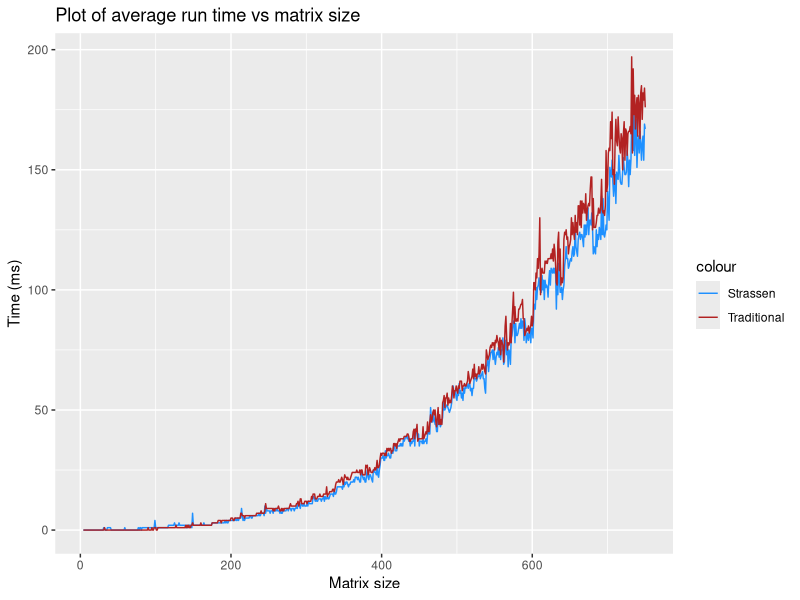

Write R code to recreate this figure.
library(ggplot2)

df <- read.csv("halfsim.txt")
strassen_df <- df[df["type"] == "strassen",]
traditional_df <- df[df["type"] == "traditional",]
strassen_df["type"] <- NULL
traditional_df["type"] <- NULL

ggplot(strassen_df, aes(x=size, y=time, colour = "label1")) + geom_line() +
  geom_line(data = traditional_df, aes(x=size, y=time, colour = "label2")) +
  ggtitle("Plot of average run time vs matrix size") +
  xlab("Matrix size") + ylab("Time (ms)") +
  scale_color_manual(labels = c("Strassen", "Traditional"),
                     values = c("dodgerblue", "firebrick"))
